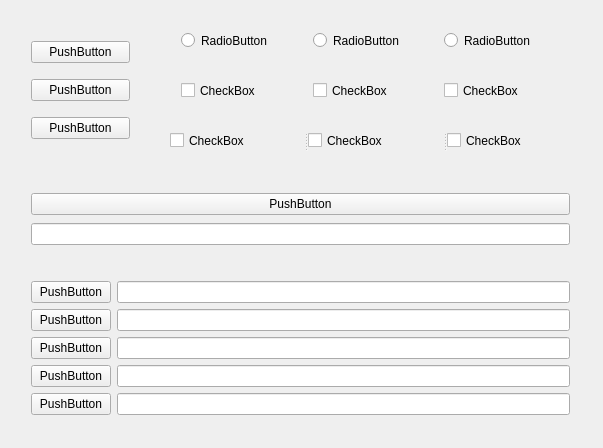
<?xml version="1.0" encoding="UTF-8"?>
<ui version="4.0">
 <class>MainWindow</class>
 <widget class="QMainWindow" name="MainWindow">
  <property name="geometry">
   <rect>
    <x>0</x>
    <y>0</y>
    <width>603</width>
    <height>448</height>
   </rect>
  </property>
  <property name="windowTitle">
   <string>MainWindow</string>
  </property>
  <widget class="QWidget" name="centralWidget">
   <widget class="QWidget" name="verticalLayoutWidget">
    <property name="geometry">
     <rect>
      <x>20</x>
      <y>20</y>
      <width>121</width>
      <height>141</height>
     </rect>
    </property>
    <layout class="QVBoxLayout" name="verticalLayout">
     <item>
      <widget class="QPushButton" name="pushButton_2">
       <property name="text">
        <string>PushButton</string>
       </property>
      </widget>
     </item>
     <item>
      <widget class="QPushButton" name="pushButton">
       <property name="text">
        <string>PushButton</string>
       </property>
       <property name="default">
        <bool>false</bool>
       </property>
       <property name="flat">
        <bool>false</bool>
       </property>
      </widget>
     </item>
     <item>
      <widget class="QPushButton" name="pushButton_3">
       <property name="text">
        <string>PushButton</string>
       </property>
      </widget>
     </item>
    </layout>
   </widget>
   <widget class="QWidget" name="horizontalLayoutWidget">
    <property name="geometry">
     <rect>
      <x>170</x>
      <y>20</y>
      <width>411</width>
      <height>41</height>
     </rect>
    </property>
    <layout class="QHBoxLayout" name="horizontalLayout">
     <item>
      <widget class="QRadioButton" name="radioButton_2">
       <property name="text">
        <string>RadioButton</string>
       </property>
      </widget>
     </item>
     <item>
      <widget class="QRadioButton" name="radioButton">
       <property name="text">
        <string>RadioButton</string>
       </property>
      </widget>
     </item>
     <item>
      <widget class="QRadioButton" name="radioButton_3">
       <property name="text">
        <string>RadioButton</string>
       </property>
      </widget>
     </item>
    </layout>
   </widget>
   <widget class="QWidget" name="gridLayoutWidget">
    <property name="geometry">
     <rect>
      <x>20</x>
      <y>180</y>
      <width>561</width>
      <height>80</height>
     </rect>
    </property>
    <layout class="QGridLayout" name="gridLayout">
     <item row="0" column="0">
      <widget class="QPushButton" name="pushButton_4">
       <property name="text">
        <string>PushButton</string>
       </property>
      </widget>
     </item>
     <item row="1" column="0">
      <widget class="QLineEdit" name="lineEdit"/>
     </item>
    </layout>
   </widget>
   <widget class="QWidget" name="formLayoutWidget">
    <property name="geometry">
     <rect>
      <x>20</x>
      <y>270</y>
      <width>561</width>
      <height>161</height>
     </rect>
    </property>
    <layout class="QFormLayout" name="formLayout">
     <item row="0" column="0">
      <widget class="QPushButton" name="pushButton_5">
       <property name="text">
        <string>PushButton</string>
       </property>
      </widget>
     </item>
     <item row="0" column="1">
      <widget class="QLineEdit" name="lineEdit_2"/>
     </item>
     <item row="1" column="0">
      <widget class="QPushButton" name="pushButton_6">
       <property name="text">
        <string>PushButton</string>
       </property>
      </widget>
     </item>
     <item row="2" column="0">
      <widget class="QPushButton" name="pushButton_7">
       <property name="text">
        <string>PushButton</string>
       </property>
      </widget>
     </item>
     <item row="3" column="0">
      <widget class="QPushButton" name="pushButton_8">
       <property name="text">
        <string>PushButton</string>
       </property>
      </widget>
     </item>
     <item row="4" column="0">
      <widget class="QPushButton" name="pushButton_9">
       <property name="text">
        <string>PushButton</string>
       </property>
      </widget>
     </item>
     <item row="1" column="1">
      <widget class="QLineEdit" name="lineEdit_3"/>
     </item>
     <item row="2" column="1">
      <widget class="QLineEdit" name="lineEdit_4"/>
     </item>
     <item row="3" column="1">
      <widget class="QLineEdit" name="lineEdit_5"/>
     </item>
     <item row="4" column="1">
      <widget class="QLineEdit" name="lineEdit_6"/>
     </item>
    </layout>
   </widget>
   <widget class="QWidget" name="">
    <property name="geometry">
     <rect>
      <x>170</x>
      <y>70</y>
      <width>411</width>
      <height>41</height>
     </rect>
    </property>
    <layout class="QHBoxLayout" name="horizontalLayout_2">
     <item>
      <widget class="QCheckBox" name="checkBox">
       <property name="text">
        <string>CheckBox</string>
       </property>
      </widget>
     </item>
     <item>
      <widget class="QCheckBox" name="checkBox_2">
       <property name="text">
        <string>CheckBox</string>
       </property>
      </widget>
     </item>
     <item>
      <widget class="QCheckBox" name="checkBox_3">
       <property name="text">
        <string>CheckBox</string>
       </property>
      </widget>
     </item>
    </layout>
   </widget>
   <widget class="QSplitter" name="splitter">
    <property name="geometry">
     <rect>
      <x>170</x>
      <y>120</y>
      <width>411</width>
      <height>41</height>
     </rect>
    </property>
    <property name="orientation">
     <enum>Qt::Horizontal</enum>
    </property>
    <widget class="QCheckBox" name="checkBox_5">
     <property name="text">
      <string>CheckBox</string>
     </property>
    </widget>
    <widget class="QCheckBox" name="checkBox_4">
     <property name="text">
      <string>CheckBox</string>
     </property>
    </widget>
    <widget class="QCheckBox" name="checkBox_6">
     <property name="text">
      <string>CheckBox</string>
     </property>
    </widget>
   </widget>
  </widget>
 </widget>
 <layoutdefault spacing="6" margin="11"/>
 <resources/>
 <connections/>
</ui>
